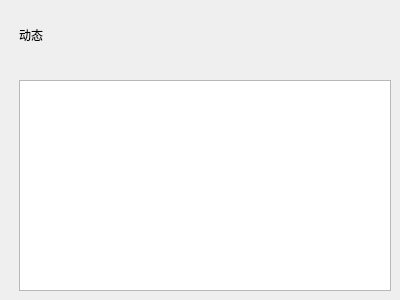
<?xml version="1.0" encoding="UTF-8"?>
<ui version="4.0">
 <class>Dynamic_Page</class>
 <widget class="QWidget" name="Dynamic_Page">
  <property name="geometry">
   <rect>
    <x>0</x>
    <y>0</y>
    <width>400</width>
    <height>300</height>
   </rect>
  </property>
  <property name="windowTitle">
   <string>Form</string>
  </property>
  <layout class="QVBoxLayout" name="verticalLayout">
   <property name="spacing">
    <number>0</number>
   </property>
   <property name="leftMargin">
    <number>10</number>
   </property>
   <property name="topMargin">
    <number>5</number>
   </property>
   <property name="rightMargin">
    <number>0</number>
   </property>
   <property name="bottomMargin">
    <number>0</number>
   </property>
   <item>
    <widget class="QWidget" name="widget_2" native="true">
     <property name="minimumSize">
      <size>
       <width>0</width>
       <height>60</height>
      </size>
     </property>
     <property name="maximumSize">
      <size>
       <width>16777215</width>
       <height>60</height>
      </size>
     </property>
     <layout class="QHBoxLayout" name="horizontalLayout_2">
      <item>
       <widget class="ElaText" name="title">
        <property name="text">
         <string>动态</string>
        </property>
       </widget>
      </item>
      <item>
       <spacer name="horizontalSpacer">
        <property name="orientation">
         <enum>Qt::Orientation::Horizontal</enum>
        </property>
        <property name="sizeHint" stdset="0">
         <size>
          <width>40</width>
          <height>20</height>
         </size>
        </property>
       </spacer>
      </item>
     </layout>
    </widget>
   </item>
   <item>
    <widget class="QWidget" name="widget_3" native="true">
     <layout class="QVBoxLayout" name="verticalLayout_2">
      <item>
       <widget class="ElaFloatButton" name="floatBtn" native="true"/>
      </item>
      <item>
       <widget class="QListWidget" name="listWidget"/>
      </item>
     </layout>
    </widget>
   </item>
  </layout>
 </widget>
 <customwidgets>
  <customwidget>
   <class>ElaText</class>
   <extends>QLabel</extends>
   <header location="global">elatext.h</header>
  </customwidget>
  <customwidget>
   <class>ElaFloatButton</class>
   <extends>QWidget</extends>
   <header>elafloatbutton.h</header>
   <container>1</container>
  </customwidget>
 </customwidgets>
 <resources/>
 <connections/>
</ui>
